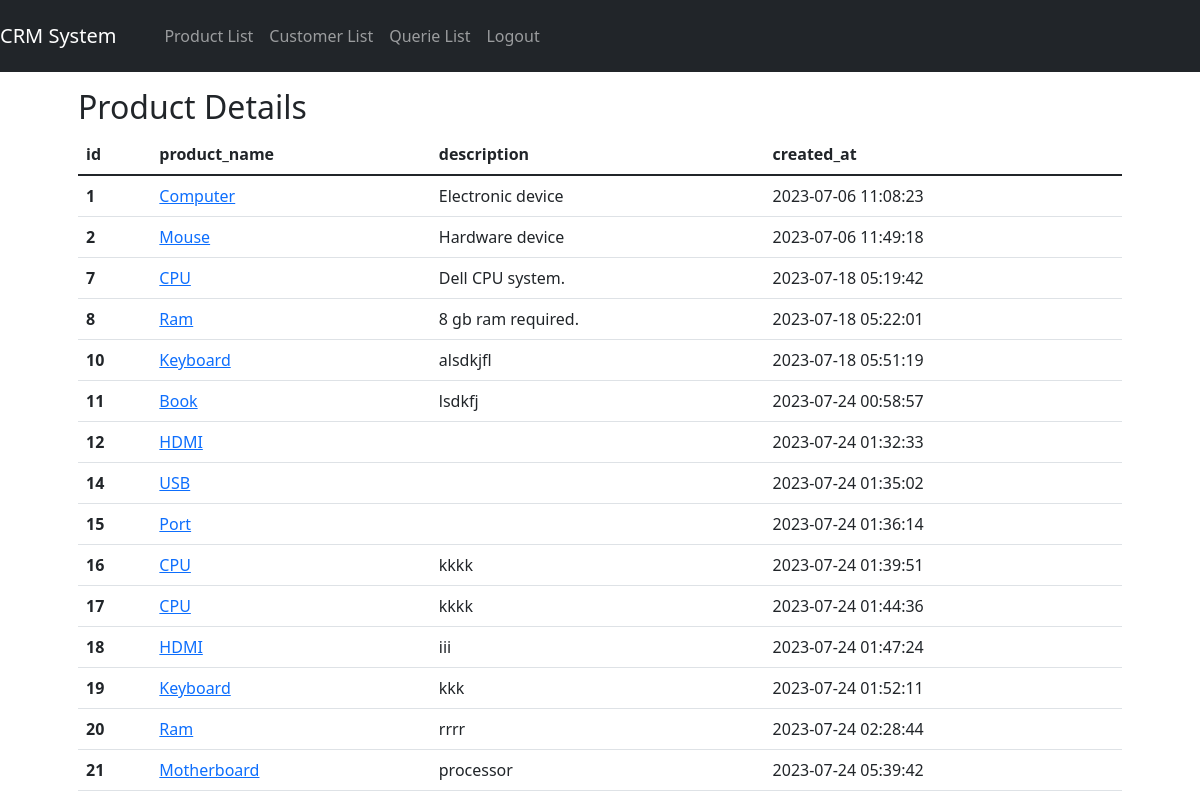
Screenshot of /products/product_display.php (signed in) with the database file from the repository.
### tables this page shows
CREATE TABLE `products` (
  `id` int(11) NOT NULL,
  `product_name` varchar(255) NOT NULL,
  `description` text DEFAULT NULL,
  `created_at` timestamp NOT NULL DEFAULT current_timestamp() ON UPDATE current_timestamp()
);

### products/product_display.php (the view, shortened to what this page needs)
<?php include'../main/header.php' ?>
<div class="container mt-3">
<div class="container mt-3">
  <h2>Product Details</h2>
  <table class="table">
    <thead>
      <tr>
        <th>id</th>
        <th>product_name</th>
        <th>description</th>
        <th>created_at</th>
      </tr>
    </thead>
    <tbody>
<?php
include '../include/connect.php';
$sql = "select * from products";
$result = mysqli_query($con,$sql);
if($result){
    while($row=mysqli_fetch_assoc($result)){
        $id=$row['id'];
        $name=$row['product_name'];
        $description=$row['description'];
        $created=$row['created_at'];
        echo '<tr>
        <th scope="row">'.$id.'</th>
        <td><a href="productdisplay.php">'.$name.'</a></td>
        <td>'.$description.'</td>
        <td>'.$created.'</td>
        </tr>';
    }
}
?>
    </tbody>
  </table>
</div>
<?php include'../main/footer.php' ?>

### rows the page displays
products: id "1", product_name "Computer", description "Electronic device", created_at "2023-07-06 11:08:23"
products: id "2", product_name "Mouse", description "Hardware device", created_at "2023-07-06 11:49:18"
products: id "7", product_name "CPU", description "Dell CPU system.", created_at "2023-07-18 05:19:42"
products: id "8", product_name "Ram", description "8 gb ram required.", created_at "2023-07-18 05:22:01"
products: id "10", product_name "Keyboard", description "alsdkjfl", created_at "2023-07-18 05:51:19"
products: id "11", product_name "Book", description "lsdkfj", created_at "2023-07-24 00:58:57"
products: id "12", product_name "HDMI", created_at "2023-07-24 01:32:33"
products: id "14", product_name "USB", created_at "2023-07-24 01:35:02"
products: id "15", product_name "Port", created_at "2023-07-24 01:36:14"
products: id "16", product_name "CPU", description "kkkk", created_at "2023-07-24 01:39:51"
products: id "17", product_name "CPU", description "kkkk", created_at "2023-07-24 01:44:36"
products: id "18", product_name "HDMI", description "iii", created_at "2023-07-24 01:47:24"
products: id "19", product_name "Keyboard", description "kkk", created_at "2023-07-24 01:52:11"
products: id "20", product_name "Ram", description "rrrr", created_at "2023-07-24 02:28:44"
products: id "21", product_name "Motherboard", description "processor", created_at "2023-07-24 05:39:42"
